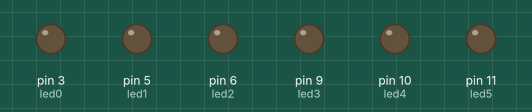
Recording of a sketch running on a simulated Arduino Uno, built with avr-gcc and run on an emulated ATmega328P. On the bench: output pins drawn as LEDs (lit = HIGH).

Above: at 0.05 s.
At 4.05 s:
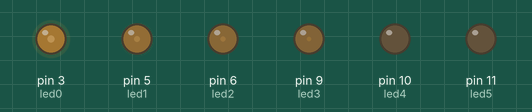
At 5.5 s:
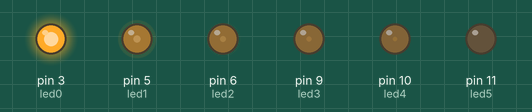
At 6.85 s:
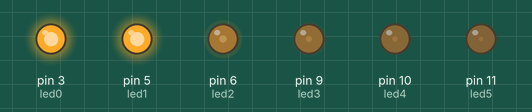
At 8.25 s:
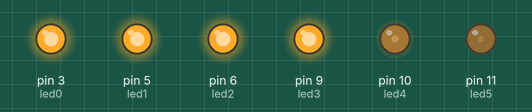
At 11.0 s:
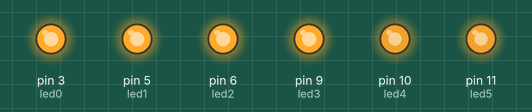
Timing chart, 0 to 14.3 s (numbered marks = the images above):
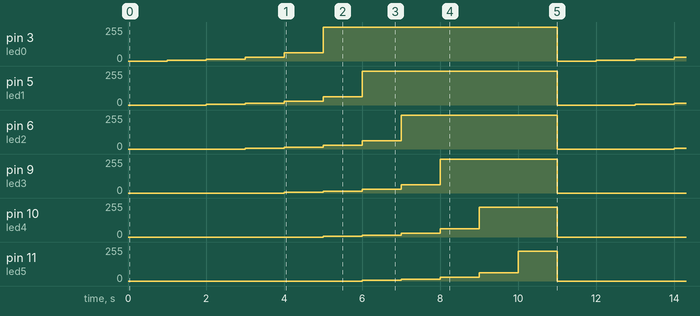

Measured:
- by itself, pin 3 (led0): repeats every 11.0 s: 12/255 1.0 s, 27/255 1.0 s, 62/255 1.0 s, 255/255 6.0 s, 0/255 1.0 s, 4/255 1.0 s
- by itself, pin 5 (led1): repeats every 11.0 s: 12/255 1.0 s, 27/255 1.0 s, 62/255 1.0 s, 255/255 5.0 s, 0/255 2.0 s, 4/255 1.0 s
- by itself, pin 6 (led2): repeats every 11.0 s: 12/255 1.0 s, 27/255 1.0 s, 62/255 1.0 s, 255/255 4.0 s, 0/255 3.0 s, 4/255 1.0 s
- by itself, pin 9 (led3): repeats every 11.0 s: 12/255 1.0 s, 27/255 1.0 s, 62/255 1.0 s, 255/255 3.0 s, 0/255 4.0 s, 4/255 1.0 s
- by itself, pin 10 (led4): repeats every 11.0 s: 12/255 1.0 s, 27/255 1.0 s, 62/255 1.0 s, 225/255 2.0 s, 0/255 5.0 s, 4/255 1.0 s
- by itself, pin 11 (led5): repeats every 11.0 s: 12/255 1.0 s, 27/255 1.0 s, 62/255 1.0 s, 225/255 1.0 s, 0/255 6.0 s, 4/255 1.0 s

The sketch:

PR02_Fade_LEDs.ino
```cpp
/**********************************************************************************
**                                                                               **
**                                 Fade LEDs                                     **
**                                                                               **
** MOURAD EL FILALI TABBAI                                                       **
**********************************************************************************/

//********** Includes *************************************************************

//********** Variables ************************************************************
const int led0 = 3;          // donar nom al pin 3 de l’Arduino
const int led1 = 5;          // donar nom al pin 5 de l’Arduino
const int led2 = 6;          // donar nom al pin 6 de l’Arduino
const int led3 = 9;          // donar nom al pin 9 de l’Arduino
const int led4 = 10;         // donar nom al pin 10 de l’Arduino
const int led5 = 11;         // donar nom al pin 11 de l’Arduino
int velocitat = 1000;         // velocitat de l'acció en ms

//********** Setup ****************************************************************
void setup()
{
  pinMode(led0, OUTPUT);     // definir el pin 3 com una sortida
  pinMode(led1, OUTPUT);     // definir el pin 5 com una sortida
  pinMode(led2, OUTPUT);     // definir el pin 6 com una sortida
  pinMode(led3, OUTPUT);     // definir el pin 9 com una sortida
  pinMode(led4, OUTPUT);     // definir el pin 10 com una sortida
  pinMode(led5, OUTPUT);     // definir el pin 11 com una sortida
}

//********** Loop *****************************************************************
void loop()
{
  analogWrite(led0, 0);     // posar PWM del pin 3 a  0
  analogWrite(led1, 0);     // posar PWM del pin 5 a  0
  analogWrite(led2, 0);     // posar PWM del pin 6 a  0
  analogWrite(led3, 0);     // posar PWM del pin 9 a  0
  analogWrite(led4, 0);     // posar PWM del pin 10 a 0
  analogWrite(led5, 0);     // posar PWM del pin 11 a 0

  delay(velocitat);          // es queden leds velocitat ms en aquest estat

  analogWrite(led0, 4);    // posar PWM del pin 3 a  4
  analogWrite(led1, 0);    // posar PWM del pin 5 a  0
  analogWrite(led2, 0);    // posar PWM del pin 6 a  0
  analogWrite(led3, 0);    // posar PWM del pin 9 a  0
  analogWrite(led4, 0);    // posar PWM del pin 10 a 0
  analogWrite(led5, 0);    // posar PWM del pin 11 a 0

  delay(velocitat);           // es queden leds velocitat ms en aquest estat

  analogWrite(led0, 12);    // posar PWM del pin 3 a 12
  analogWrite(led1, 4);    // posar PWM del pin 5 a  4
  analogWrite(led2, 0);    // posar PWM del pin 6 a  0
  analogWrite(led3, 0);    // posar PWM del pin 9 a  0
  analogWrite(led4, 0);    // posar PWM del pin 10 a 0
  analogWrite(led5, 0);    // posar PWM del pin 11 a 0

  delay(velocitat);           // es queden leds velocitat ms en aquest estat

  analogWrite(led0, 27);    // posar PWM del pin 3 a 27
  analogWrite(led1, 12);    // posar PWM del pin 5 a 12
  analogWrite(led2, 4);    // posar PWM del pin 6 a  4
  analogWrite(led3, 0);    // posar PWM del pin 9 a  0
  analogWrite(led4, 0);    // posar PWM del pin 10 a 0
  analogWrite(led5, 0);    // posar PWM del pin 11 a 0

  delay(velocitat);           // es queden leds velocitat ms en aquest estat

  analogWrite(led0, 62);    // posar PWM del pin 3 a 62
  analogWrite(led1, 27);    // posar PWM del pin 5 a 27
  analogWrite(led2, 12);    // posar PWM del pin 6 a 12
  analogWrite(led3, 4);    // posar PWM del pin 9 a 4
  analogWrite(led4, 0);    // posar PWM del pin 10 a 0
  analogWrite(led5, 0);    // posar PWM del pin 11 a 0

  delay(velocitat);           // es queden leds velocitat ms en aquest estat

  analogWrite(led0, 255);    // posar PWM del pin 3 a 255
  analogWrite(led1, 62);    // posar PWM del pin 5 a 62
  analogWrite(led2, 27);    // posar PWM del pin 6 a 27
  analogWrite(led3, 12);    // posar PWM del pin 9 a 12
  analogWrite(led4, 4);    // posar PWM del pin 10 a 4
  analogWrite(led5, 0);    // posar PWM del pin 11 a 0

  delay(velocitat);           // es queden leds velocitat ms en aquest estat

  analogWrite(led0, 255);    // posar PWM del pin 3 a 255
  analogWrite(led1, 255);    // posar PWM del pin 5 a 255
  analogWrite(led2, 62);    // posar PWM del pin 6 a 62
  analogWrite(led3, 27);    // posar PWM del pin 9 a 27
  analogWrite(led4, 12);    // posar PWM del pin 10 a 12
  analogWrite(led5, 4);    // posar PWM del pin 11 a 4

  delay(velocitat);           // es queden leds velocitat ms en aquest estat

  analogWrite(led0, 255);    // posar PWM del pin 3 a 255
  analogWrite(led1, 255);    // posar PWM del pin 5 a 255
  analogWrite(led2, 255);    // posar PWM del pin 6 a 255
  analogWrite(led3, 62);    // posar PWM del pin 9 a  62
  analogWrite(led4, 27);    // posar PWM del pin 10 a 27
  analogWrite(led5, 12);    // posar PWM del pin 11 a 12

  delay(velocitat);           // es queden leds velocitat ms en aquest estat

  analogWrite(led0, 255);    // posar PWM del pin 3 a 125
  analogWrite(led1, 255);    // posar PWM del pin 5 a 125
  analogWrite(led2, 255);    // posar PWM del pin 6 a 125
  analogWrite(led3, 255);    // posar PWM del pin 9 a 125
  analogWrite(led4, 62);    // posar PWM del pin 10 a 62
  analogWrite(led5, 27);    // posar PWM del pin 11 a 27

  delay(velocitat);           // es queden leds velocitat ms en aquest estat

  analogWrite(led0, 255);    // posar PWM del pin 3 a 255
  analogWrite(led1, 255);    // posar PWM del pin 5 a 255
  analogWrite(led2, 255);    // posar PWM del pin 6 a 255
  analogWrite(led3, 255);    // posar PWM del pin 9 a 255
  analogWrite(led4, 225);    // posar PWM del pin 10 a 255
  analogWrite(led5, 62);    // posar PWM del pin 11 a 62

  delay(velocitat);           // es queden leds velocitat ms en aquest estat

   analogWrite(led0, 255);    // posar PWM del pin 3 a 255
  analogWrite(led1, 255);    // posar PWM del pin 5 a 255
  analogWrite(led2, 255);    // posar PWM del pin 6 a 255
  analogWrite(led3, 255);    // posar PWM del pin 9 a 255
  analogWrite(led4, 225);    // posar PWM del pin 10 a 255
  analogWrite(led5, 225);    // posar PWM del pin 11 a 255

  delay(velocitat);           // es queden leds velocitat ms en aquest estat

}

//********** Funcions *************************************************************
```
